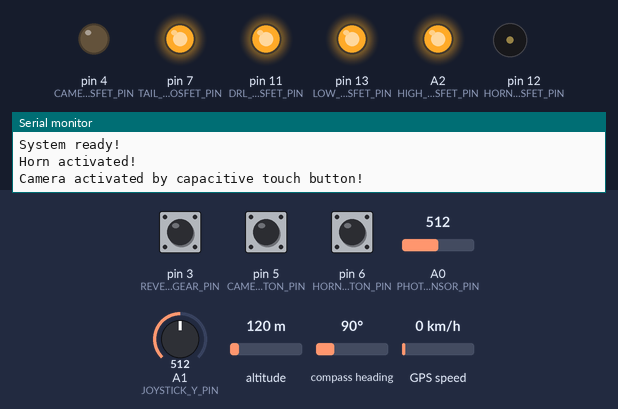
A program run on a simulated Arduino Nano, built with avr-gcc and run on an emulated ATmega328P. On the bench: output pins drawn as LEDs (lit = HIGH), buzzer (waves = sounding, pin HIGH), the last lines printed to the serial monitor. Dashed ring = blinking. The test bench sets the inputs (shaded band); at power-on: A1 (JOYSTICK_Y_PIN) = 512, pin 6 (HORN_BUTTON_PIN) HIGH, pin 3 (REVERSE_GEAR_PIN) HIGH, pin 5 (CAMERA_BUTTON_PIN) HIGH, A0 (PHOTOSENSOR_PIN) = 512, altitude 120 m, compass heading 90°, GPS speed 0 km/h. The GPS gets a fix after 3 s at 37.7749, -122.4194 with 8 satellites.

Above: at 1.2 s.
1.3 s: A1 (JOYSTICK_Y_PIN) set to 787
5.4 s: A1 (JOYSTICK_Y_PIN) set to 815
At 7.3 s:
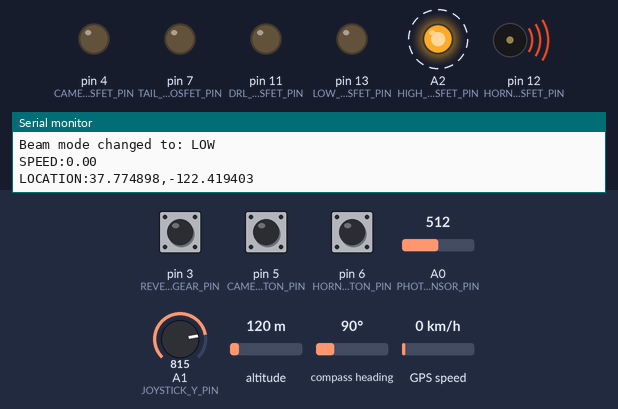
8.4 s: pin 6 (HORN_BUTTON_PIN) pulled LOW for 0.15 s
At 9.3 s:
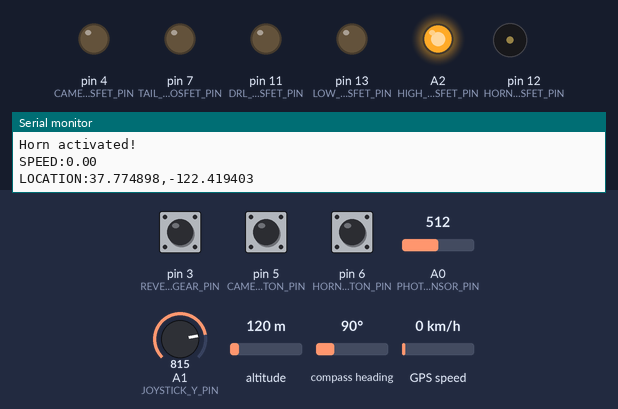
12.6 s: A1 (JOYSTICK_Y_PIN) set to 209
15.0 s: A1 (JOYSTICK_Y_PIN) set to 189
At 15.6 s:
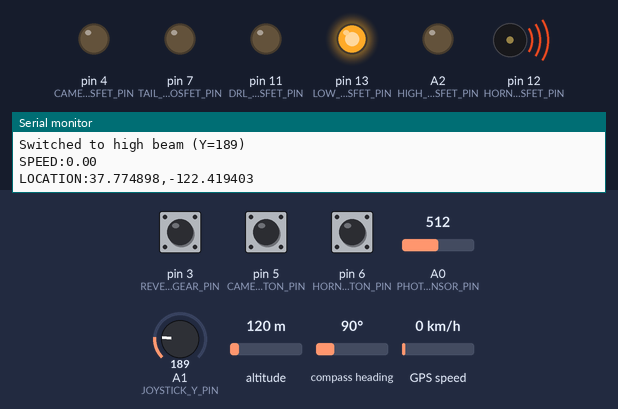
16.5 s: pin 6 (HORN_BUTTON_PIN) pulled LOW for 1 s
At 18.8 s:
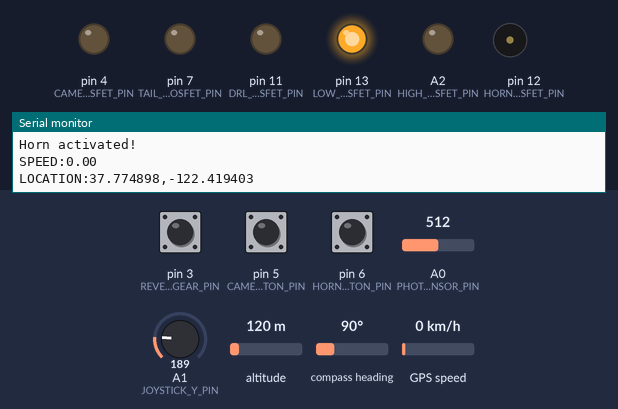
Timing chart, 0 to 61.7 s (numbered marks = the images above; inputs shaded):
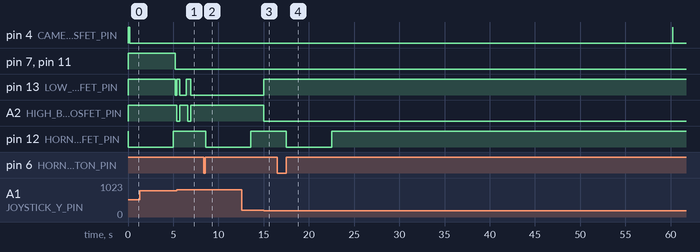

The program:

main.cpp
```cpp
#include <Arduino.h>
#include "reverse.h"
#include "horn.h"
#include "gps.h"
#include "headlights.h"

void setup() {
  // Initialize serial communication for debugging
  Serial.begin(115200);
  Serial.println("Car Accessories System Starting...");

  // Initialize reverse gear and camera module
  setupReverse();
  Serial.println("Reverse gear and camera module initialized");

  // Initialize horn module
  setupHorn();
  Serial.println("Horn module initialized");

  // Initialize GPS module
  setupGPS();
  Serial.println("GPS module initialized");

  // Initialize headlight system
  setupHeadlights();
  Serial.println("Headlight system initialized");

  Serial.println("System ready!");
}

void loop() {
  // Handle reverse gear detection, camera activation, and camera controls
  handleReverse();

  // Handle horn control
  handleHorn();

  // Handle GPS data collection and transmission
  handleGPS();

  // Handle headlight control
  handleHeadlights();

  // Small delay to prevent overwhelming the system
  delay(10);
}
```

gps.cpp
```cpp
#include "gps.h"

// GPS configuration
const int GPS_RX_PIN = 9;        // D9: GPS TX pin connected to Arduino digital pin
const int GPS_TX_PIN = 8;        // D8: GPS RX pin connected to Arduino digital pin
const int GPS_BAUD_RATE = 9600;  // NEO-6M default baud rate
const unsigned long GPS_UPDATE_INTERVAL_MS = 1000; // Update every 1 second

// GPS objects
TinyGPSPlus gps;
SoftwareSerial gpsSerial(GPS_RX_PIN, GPS_TX_PIN);

// GPS state variables
static unsigned long lastGPSUpdate = 0;
static float lastSpeed = 0.0;
static float lastLatitude = 0.0;
static float lastLongitude = 0.0;

void setupGPS() {
  // Initialize GPS serial communication
  gpsSerial.begin(GPS_BAUD_RATE);

  // Reset last update time
  lastGPSUpdate = millis();
}

void handleGPS() {
  // Read GPS data from serial
  while (gpsSerial.available() > 0) {
    if (gps.encode(gpsSerial.read())) {
      // GPS data successfully parsed
      if (gps.location.isValid()) {
        lastLatitude = gps.location.lat();
        lastLongitude = gps.location.lng();
      }

      if (gps.speed.isValid()) {
        lastSpeed = gps.speed.kmph(); // Speed in km/h
      }
    }
  }

  // Send GPS data at regular intervals
  if (millis() - lastGPSUpdate >= GPS_UPDATE_INTERVAL_MS) {
    sendGPSData();
    lastGPSUpdate = millis();
  }
}

void sendGPSData() {
  if (isGPSValid()) {
    // Send speed data
    Serial.print("SPEED:");
    Serial.println(lastSpeed, 2);

    // Send location data
    Serial.print("LOCATION:");
    Serial.print(lastLatitude, 6);
    Serial.print(",");
    Serial.println(lastLongitude, 6);
  }
  // Don't send anything if GPS data is invalid
}

bool isGPSValid() {
  return gps.location.isValid() && gps.speed.isValid();
}

float getSpeed() {
  return lastSpeed;
}

void getLocation(float& latitude, float& longitude) {
  latitude = lastLatitude;
  longitude = lastLongitude;
}
```

gps.h
```cpp
#ifndef GPS_H
#define GPS_H

#include <Arduino.h>
#include <SoftwareSerial.h>
#include <TinyGPS++.h>

// GPS configuration
extern const int GPS_RX_PIN;        // GPS TX pin connected to Arduino digital pin
extern const int GPS_TX_PIN;        // GPS TX pin connected to Arduino digital pin
extern const int GPS_BAUD_RATE;     // GPS module baud rate (usually 9600)
extern const unsigned long GPS_UPDATE_INTERVAL_MS; // How often to update GPS data

// GPS state variables
extern TinyGPSPlus gps;
extern SoftwareSerial gpsSerial;

// GPS functions
void setupGPS();
void handleGPS();
void sendGPSData();
bool isGPSValid();
float getSpeed();
void getLocation(float& latitude, float& longitude);

#endif
```

headlights.h
```cpp
#ifndef HEADLIGHTS_H
#define HEADLIGHTS_H

#include <Arduino.h>
#include "relay_config.h"

// Headlight configuration
extern const int PHOTOSENSOR_PIN;        // Photosensitive sensor DO pin
extern const int DRL_MOSFET_PIN;         // DRL (Daytime Running Lights) MOSFET control
extern const int TAIL_LIGHT_MOSFET_PIN;  // Tail light MOSFET control
extern const int LOW_BEAM_MOSFET_PIN;    // Low beam headlight MOSFET control
extern const int HIGH_BEAM_MOSFET_PIN;   // High beam headlight MOSFET control
extern const int JOYSTICK_Y_PIN;         // Joystick Y-axis analog pin

// Timing configuration
extern const unsigned long LIGHT_ON_DEBOUNCE_MS;   // Debounce time when turning lights ON (5 seconds)
extern const unsigned long LIGHT_OFF_DEBOUNCE_MS;  // Debounce time when turning lights OFF (1 minute)
extern const unsigned long DRL_TIMEOUT_MS;         // DRL timeout to avoid power competition during cranking (1 minute)

// Light level thresholds (configurable)
extern int LOW_LIGHT_THRESHOLD;    // Threshold for low light detection (0-1023)
extern int DARK_THRESHOLD;         // Threshold for dark detection (0-1023)

// Speed threshold
extern const float DRL_ACTIVATION_SPEED_THRESHOLD;  // Speed threshold for DRL activation

// Brightness level enum
enum BrightnessLevel {
  BRIGHT,      // Daytime conditions
  LOW_LIGHT,   // Low light conditions (dusk/dawn)
  DARK         // Dark conditions (night)
};

// Beam mode enum
enum BeamMode {
  BEAM_OFF,     // Both beams off
  BEAM_LOW,     // Low beam only
  BEAM_HIGH     // High beam only
};

// Joystick direction enum
enum JoystickDirection {
  JOYSTICK_CENTER,  // Center position (no action)
  JOYSTICK_UP,      // Up direction (beam flashing)
  JOYSTICK_DOWN     // Down direction (beam switching)
};

// Headlight state variables
extern bool drlActive;
extern bool tailLightActive;
extern BeamMode currentBeamMode;

// Headlight functions
void setupHeadlights();
void handleHeadlights();
void calculateDesiredLightStates();
void applyLightStateChanges();
void checkLightChange(bool desired, bool current, bool& changeRequested, unsigned long& changeRequestTime, bool& changeToOn, const char* lightName);
void applyIndividualLightChange(bool& changeRequested, unsigned long& changeRequestTime, bool& changeToOn, bool& currentState, void (*setFunction)(bool), const char* lightName);
bool isCarMoving();
int readLightLevel();
BrightnessLevel getBrightnessLevel();
void setDRL(bool state);
void setTailLight(bool state);
void setBeamMode(BeamMode mode);
void handleJoystick();
JoystickDirection readJoystickDirection();
void startBeamFlash();
void toggleBeamMode();
void performBeamFlash();

#endif
```

horn.cpp
```cpp
#include "horn.h"

// Horn configuration
const int HORN_BUTTON_PIN = 6; // D6: Capacitive touch button for horn activation
const int HORN_MOSFET_PIN = 12; // D12: Horn 12V relay control
const unsigned long HORN_BUTTON_DEBOUNCE_MS = 5;
const unsigned long HORN_MAX_DURATION_MS = 5000; // Maximum 5 seconds continuous horn

// Horn state variables
static bool hornIsActive = false;
static bool hornButtonPressed = false;
static int hornLastButtonState = HIGH;
static unsigned long hornLastDebounceTime = 0;
static unsigned long hornStartTime = 0;

void setupHorn() {
  // Setup horn relay control
  pinMode(HORN_MOSFET_PIN, OUTPUT);
  digitalWrite(HORN_MOSFET_PIN, RELAY_OFF); // Ensure horn is off initially

  // Setup capacitive touch button for horn
  // Capacitive touch button: GND, VCC, I/O pins
  // I/O pin connected to Arduino input, VCC to +5V, GND to ground
  pinMode(HORN_BUTTON_PIN, INPUT); // No internal pull-up, capacitive button has its own pull-up

  // Read initial button state
  hornLastButtonState = digitalRead(HORN_BUTTON_PIN);
}

void handleHorn() {
  // Read capacitive touch button state
  int buttonState = digitalRead(HORN_BUTTON_PIN);

  // If the button state changed, reset the debouncing timer
  if (buttonState != hornLastButtonState) {
    hornLastDebounceTime = millis();
  }

  // Check if button state has been stable long enough
  if ((millis() - hornLastDebounceTime) > HORN_BUTTON_DEBOUNCE_MS) {
    // Capacitive touch button reads HIGH when touched, LOW when not touched
    bool buttonPressed = (buttonState == HIGH);

    if (buttonPressed && !hornButtonPressed) {
      // Button just pressed - activate horn
      activateHorn();
      hornButtonPressed = true;
    } else if (!buttonPressed && hornButtonPressed) {
      // Button just released - deactivate horn
      deactivateHorn();
      hornButtonPressed = false;
    }
  }

  // Safety timeout - prevent horn from running too long
  if (hornIsActive && (millis() - hornStartTime) >= HORN_MAX_DURATION_MS) {
    deactivateHorn();
    Serial.println("Horn turned off - maximum duration reached (5 seconds)");
  }

  // Save the reading for next iteration
  hornLastButtonState = buttonState;
}

bool isHornActive() {
  return hornIsActive;
}

void activateHorn() {
  if (!hornIsActive) {
    hornIsActive = true;
    hornStartTime = millis();
    digitalWrite(HORN_MOSFET_PIN, RELAY_ON);
    Serial.println("Horn activated!");
  }
}

void deactivateHorn() {
  if (hornIsActive) {
    hornIsActive = false;
    digitalWrite(HORN_MOSFET_PIN, RELAY_OFF);
    Serial.println("Horn deactivated!");
  }
}
```

horn.h
```cpp
#ifndef HORN_H
#define HORN_H

#include <Arduino.h>
#include "relay_config.h"

// Horn configuration
extern const int HORN_BUTTON_PIN;
extern const int HORN_MOSFET_PIN;
extern const unsigned long HORN_BUTTON_DEBOUNCE_MS;
extern const unsigned long HORN_MAX_DURATION_MS;

// Horn functions
void setupHorn();
void handleHorn();
bool isHornActive();
void activateHorn();
void deactivateHorn();

#endif
```

reverse.cpp
```cpp
#include "reverse.h"

// Reverse gear configuration
const byte REVERSE_GEAR_PIN = 3; // D3: Reverse gear switch input
const unsigned long REVERSE_GEAR_DEBOUNCE_MS = 100;

// Camera configuration
const int CAMERA_MOSFET_PIN = 4; // D4: Camera 12V MOSFET control
const int CAMERA_BUTTON_PIN = 5; // D5: Manual camera activation button
const unsigned long CAMERA_BUTTON_DEBOUNCE_MS = 200;
const unsigned long CAMERA_AUTO_OFF_TIMEOUT_MS = 30000; // 30 seconds
const unsigned long CAMERA_MANUAL_TIMEOUT_MS = 60000;   // 15 seconds

// Reverse gear state variables
static bool reverseGearEngaged = false;
static uint8_t reverseLastRawReading = HIGH;
static bool reverseStableState = HIGH;          // debounced state
static unsigned long reverseLastChangeMillis = 0;

// Camera state tracking
static bool cameraIsActive = false;
static bool cameraActivatedByReverse = false;
static bool cameraActivatedByButton = false;
static unsigned long cameraStartTime = 0;
static int cameraLastButtonState = HIGH;
static unsigned long cameraLastDebounceTime = 0;

void setupReverse() {
  // Setup reverse gear detection
  // Note: Uses external voltage divider (4.7kΩ pull-up + 1kΩ series resistor)
  // When reverse engaged: switch closes, pin reads LOW through 1kΩ resistor
  // When not in reverse: switch open, pin reads HIGH through 4.7kΩ pull-up
  pinMode(REVERSE_GEAR_PIN, INPUT);  // No internal pull-up, using external voltage divider

  // read initial state
  reverseLastRawReading = digitalRead(REVERSE_GEAR_PIN);
  reverseStableState = reverseLastRawReading;
  // For reverse gear switch: LOW = reverse engaged, HIGH = not in reverse
  reverseGearEngaged = (reverseStableState == LOW);

  reverseLastChangeMillis = millis();

  // Setup camera control
  // Set camera relay pin as output
  pinMode(CAMERA_MOSFET_PIN, OUTPUT);
  digitalWrite(CAMERA_MOSFET_PIN, RELAY_OFF); // Ensure camera is off initially

  // Set camera button pin as input (capacitive touch button with external pull-up)
  // Capacitive touch button: GND, VCC, I/O pins
  // I/O pin connected to Arduino input, VCC to +5V, GND to ground
  pinMode(CAMERA_BUTTON_PIN, INPUT); // No internal pull-up, capacitive button has its own pull-up

  // Send initial reverse gear status
  sendReverseStatus();
}

void handleReverse() {
  // Handle reverse gear detection
  uint8_t raw = digitalRead(REVERSE_GEAR_PIN);

  // if input changed, reset timer
  if (raw != reverseLastRawReading) {
    reverseLastChangeMillis = millis();
    reverseLastRawReading = raw;
  } else {
    // if stable long enough and different from stable state → update
    if (raw != reverseStableState && (millis() - reverseLastChangeMillis >= REVERSE_GEAR_DEBOUNCE_MS)) {
      reverseStableState = raw;
      // For reverse gear switch: LOW = reverse engaged, HIGH = not in reverse
      reverseGearEngaged = (reverseStableState == LOW);

      // Send reverse status immediately when state change is stable
      sendReverseStatus();

      // Handle camera activation based on reverse gear
      if (reverseGearEngaged) {
        activateCameraByReverse();
      } else {
        deactivateCameraByReverse();
      }

      // Reset the debounce timer after state change to prevent immediate re-triggering
      reverseLastChangeMillis = millis();
    }
  }

  // Handle manual camera button
  int buttonState = digitalRead(CAMERA_BUTTON_PIN);

  // If the switch changed, due to noise or pressing:
  if (buttonState != cameraLastButtonState) {
    // reset the debouncing timer
    cameraLastDebounceTime = millis();
  }

  if ((millis() - cameraLastDebounceTime) > CAMERA_BUTTON_DEBOUNCE_MS) {
    // Check if the capacitive touch button is touched (HIGH) and camera is not currently active
    // Note: This capacitive touch button reads HIGH when touched, LOW when not touched
    if (buttonState == HIGH && !cameraIsActive) {
      cameraIsActive = true;
      cameraActivatedByButton = true;
      cameraActivatedByReverse = false;
      cameraStartTime = millis();
      digitalWrite(CAMERA_MOSFET_PIN, RELAY_ON);
      Serial.println("Camera activated by capacitive touch button!");
    }
  }

  // Handle camera timeout logic
  if (cameraIsActive) {
    unsigned long elapsedTime = millis() - cameraStartTime;
    bool shouldTurnOff = false;

    if (cameraActivatedByButton && elapsedTime >= CAMERA_MANUAL_TIMEOUT_MS) {
      // Manual activation timeout (15 seconds)
      shouldTurnOff = true;
      Serial.println("Camera turned off - manual timeout (15 seconds)");
    } else if (!cameraActivatedByReverse && !cameraActivatedByButton && elapsedTime >= CAMERA_AUTO_OFF_TIMEOUT_MS) {
      // Auto-off timeout (1 minute) - only if not activated by reverse or button
      shouldTurnOff = true;
      Serial.println("Camera turned off - auto timeout (1 minute)");
    }

    if (shouldTurnOff) {
      cameraIsActive = false;
      cameraActivatedByButton = false;
      cameraActivatedByReverse = false;
      digitalWrite(CAMERA_MOSFET_PIN, RELAY_OFF);
    }
  }

  // Save the reading. Next time through the loop, it'll be the lastButtonState:
  cameraLastButtonState = buttonState;
}

bool isReverseGearEngaged() {
  return reverseGearEngaged;
}

void activateCameraByReverse() {
  if (!cameraIsActive) {
    // Reverse gear engaged - activate camera
    cameraIsActive = true;
    cameraActivatedByReverse = true;
    cameraActivatedByButton = false;
    cameraStartTime = millis();
    digitalWrite(CAMERA_MOSFET_PIN, RELAY_ON);
    Serial.println("Camera activated by reverse gear!");
  } else {
    // Camera is already active (e.g., counting down from previous disengagement)
    // Reset it to reverse-activated mode to cancel any countdown
    cameraActivatedByReverse = true;
    cameraActivatedByButton = false;
    cameraStartTime = millis(); // Reset timer
    Serial.println("Camera reactivated by reverse gear (was counting down)!");
  }
}

void deactivateCameraByReverse() {
  if (cameraActivatedByReverse) {
    // Reverse gear disengaged - start timeout countdown to turn off camera
    cameraActivatedByReverse = false;
    cameraStartTime = millis(); // Reset timer for auto-off
    Serial.println("Reverse gear disengaged - camera will turn off in 30 seconds");
  }
}

bool isCameraActive() {
  return cameraIsActive;
}

void sendReverseStatus() {
  // Send current reverse gear status in KEY:VALUE format
  if (reverseGearEngaged) {
    Serial.println("REVERSE:1");
  } else {
    Serial.println("REVERSE:0");
  }
}
```

reverse.h
```cpp
#ifndef REVERSE_H
#define REVERSE_H

#include <Arduino.h>
#include "relay_config.h"

// Reverse gear configuration
extern const byte REVERSE_GEAR_PIN;
extern const unsigned long REVERSE_GEAR_DEBOUNCE_MS;

// Camera configuration
extern const int CAMERA_MOSFET_PIN;
extern const int CAMERA_BUTTON_PIN;
extern const unsigned long CAMERA_BUTTON_DEBOUNCE_MS;
extern const unsigned long CAMERA_AUTO_OFF_TIMEOUT_MS;
extern const unsigned long CAMERA_MANUAL_TIMEOUT_MS;

// Reverse gear functions
void setupReverse();
void handleReverse();
bool isReverseGearEngaged();
void sendReverseStatus();

// Camera functions
void activateCameraByReverse();
void deactivateCameraByReverse();
bool isCameraActive();

#endif
```

relay_config.h
```cpp
#ifndef RELAY_CONFIG_H
#define RELAY_CONFIG_H

#include <Arduino.h>

// Provide fallbacks if compiling in a non-Arduino analysis context
#ifndef LOW
#define LOW 0x0
#endif
#ifndef HIGH
#define HIGH 0x1
#endif

// Active Low Relay Configuration
// These relays are activated when the control pin is pulled LOW
// and deactivated when the control pin is pulled HIGH

// Relay control values (active low)
constexpr int RELAY_ON = LOW;   // Pull pin LOW to activate relay
constexpr int RELAY_OFF = HIGH; // Pull pin HIGH to deactivate relay

#endif // RELAY_CONFIG_H
```

Source omitted: headlights.cpp (15311 bytes)

Measured:
- the behaviour switches between 800 and 801 on A1 (JOYSTICK_Y_PIN) (found by bisection; images 0 and 1)
- the behaviour switches between 200 and 199 on A1 (JOYSTICK_Y_PIN) (found by bisection; images 2 and 3)
- after the input at 5.4 s, pin 13 (LOW_BEAM_MOSFET_PIN): LOW → HIGH at once, → LOW 0.31 s later, → HIGH 0.70 s later, → LOW 0.50 s later; A2 (HIGH_BEAM_MOSFET_PIN): alternates HIGH for 0.89 s and LOW for 0.31 s, starting at once
- after the input at 8.4 s, pin 12 (HORN_MOSFET_PIN): HIGH → LOW after 0.17 s
- after the input at 15.0 s, pin 13 (LOW_BEAM_MOSFET_PIN): LOW → HIGH at once; A2 (HIGH_BEAM_MOSFET_PIN): HIGH → LOW at once
- after the input at 16.5 s, pin 12 (HORN_MOSFET_PIN): HIGH → LOW after 1.0 s, → HIGH 5.0 s later
